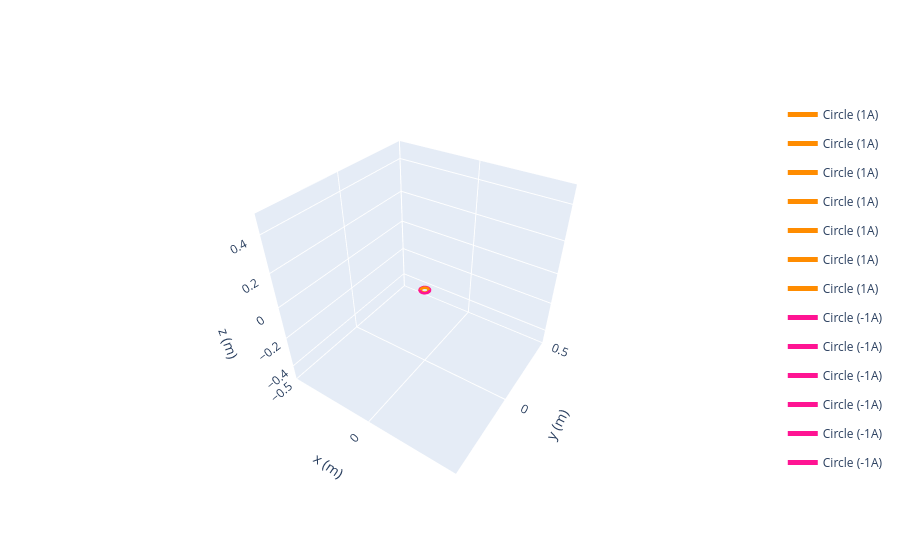

The cell this chart's notebook holds for it:
### Code cell
# ============================================================
# POSM MOT COIL PCB — NEW MECHANICAL DESIGN
# Magpylib 3D visualization + axial magnetic-field calculation
# ============================================================

import numpy as np
import matplotlib.pyplot as plt
import magpylib as magpy

# Optional: install Plotly in your notebook environment if needed:
# %pip install plotly

# ------------------------------------------------------------
# 1. MECHANICAL DESIGN PARAMETERS
# ------------------------------------------------------------

BOARD_DIAMETER_MM = 55.0
OPENING_DIAMETER_MM = 35.0

INNER_RADIUS_MIN_MM = 18.0
INNER_RADIUS_MAX_MM = 22.0

OUTER_RADIUS_MIN_MM = 23.0
OUTER_RADIUS_MAX_MM = 27.0

TURNS_PER_WINDING = 7
TRACE_WIDTH_MM = 0.30
TRACE_SPACING_MM = 0.30
TRACE_PITCH_MM = TRACE_WIDTH_MM + TRACE_SPACING_MM

CURRENT_A = 1.0

# Ideal loop centerlines, leaving half a trace width
# between the trace edge and each winding-band boundary.
inner_radii = np.linspace(
    INNER_RADIUS_MIN_MM + TRACE_WIDTH_MM / 2,
    INNER_RADIUS_MAX_MM - TRACE_WIDTH_MM / 2,
    TURNS_PER_WINDING
)

outer_radii = np.linspace(
    OUTER_RADIUS_MIN_MM + TRACE_WIDTH_MM / 2,
    OUTER_RADIUS_MAX_MM - TRACE_WIDTH_MM / 2,
    TURNS_PER_WINDING
)

print("=== MECHANICAL DESIGN ===")
print(f"Board diameter: {BOARD_DIAMETER_MM:.1f} mm")
print(f"Beam opening diameter: {OPENING_DIAMETER_MM:.1f} mm")
print(f"Inner winding radii: {inner_radii.round(3)} mm")
print(f"Outer winding radii: {outer_radii.round(3)} mm")
print(f"Turns per winding: {TURNS_PER_WINDING}")
print(f"Trace width: {TRACE_WIDTH_MM:.2f} mm")
print(f"Nominal trace spacing: {TRACE_SPACING_MM:.2f} mm")
print(f"Test current: {CURRENT_A:.2f} A")

# ------------------------------------------------------------
# 2. CREATE IDEAL CIRCULAR CURRENT LOOPS
# ------------------------------------------------------------
# IMPORTANT:
# These are ideal concentric loops, not the exact routed PCB.
# Inner loops carry +I; outer loops carry -I.
# All loops are in the same plane at z = 0.

inner_sources = []
outer_sources = []

for radius_mm in inner_radii:
    coil = magpy.current.Circle(
        current=+CURRENT_A,
        diameter=2 * radius_mm * 1e-3,
        position=(0, 0, 0)
    )
    coil.style.color = "darkorange"
    inner_sources.append(coil)

for radius_mm in outer_radii:
    coil = magpy.current.Circle(
        current=-CURRENT_A,
        diameter=2 * radius_mm * 1e-3,
        position=(0, 0, 0)
    )
    coil.style.color = "deeppink"
    outer_sources.append(coil)

sources = inner_sources + outer_sources

# ------------------------------------------------------------
# 3. 3D VISUALIZATION OF THE WINDINGS
# ------------------------------------------------------------

print("\nOpening 3D winding visualization...")

magpy.show(
    sources,
    backend="plotly"
)

# ------------------------------------------------------------
# 4. CALCULATE AXIAL MAGNETIC FIELD
# ------------------------------------------------------------
# Magpylib uses meters for position and tesla for B.
# Convert results to gauss for reporting.

def axial_field_T(z_mm):
    """Return total axial magnetic field Bz in tesla."""
    observer = np.array([0.0, 0.0, z_mm * 1e-3])

    total_bz_T = 0.0

    for coil in sources:
        field = coil.getB(observer)
        total_bz_T += field[2]

    return total_bz_T


def axial_gradient_G_per_cm(z_mm, step_mm=0.01):
    """Numerically calculate dBz/dz in gauss per centimeter."""
    b_plus = axial_field_T(z_mm + step_mm)
    b_minus = axial_field_T(z_mm - step_mm)

    dz_m = 2 * step_mm * 1e-3

    gradient_T_per_m = (b_plus - b_minus) / dz_m

    # 1 T/m = 100 G/cm
    return gradient_T_per_m * 100


# ------------------------------------------------------------
# 5. FIND AN AXIAL ZERO CROSSING
# ------------------------------------------------------------

z_values_mm = np.linspace(0, 35, 1401)
bz_values_G = np.array([
    axial_field_T(z) * 1e4 for z in z_values_mm
])

zero_points_mm = []

for i in range(len(z_values_mm) - 1):
    b1 = bz_values_G[i]
    b2 = bz_values_G[i + 1]

    if b1 == 0:
        zero_points_mm.append(z_values_mm[i])
    elif b1 * b2 < 0:
        # Linear interpolation between adjacent samples
        z1 = z_values_mm[i]
        z2 = z_values_mm[i + 1]

        z_zero = z1 - b1 * (z2 - z1) / (b2 - b1)
        zero_points_mm.append(z_zero)

print("\n=== AXIAL FIELD RESULTS ===")

if zero_points_mm:
    for index, z_zero in enumerate(zero_points_mm, start=1):
        gradient = axial_gradient_G_per_cm(z_zero)

        print(f"Zero crossing {index}: {z_zero:.3f} mm above PCB")
        print(f"Axial gradient there: {gradient:.6f} G/cm")

        if 10 <= abs(gradient) <= 20:
            print("Gradient magnitude is within 10–20 G/cm.")
        else:
            print("Gradient magnitude is outside 10–20 G/cm.")

        print()
else:
    print("No axial zero crossing found between 0 and 35 mm.")

# Field and gradient at the original 6 mm target
target_height_mm = 6.0

target_bz_G = axial_field_T(target_height_mm) * 1e4
target_gradient = axial_gradient_G_per_cm(target_height_mm)

print(f"At {target_height_mm:.1f} mm:")
print(f"Bz = {target_bz_G:.6f} G")
print(f"dBz/dz = {target_gradient:.6f} G/cm")

# ------------------------------------------------------------
# 6. PLOT AXIAL MAGNETIC FIELD
# ------------------------------------------------------------

plt.figure(figsize=(10, 6))

plt.plot(
    z_values_mm,
    bz_values_G,
    label="Axial field Bz",
    linewidth=2
)

plt.axhline(0, color="black", linewidth=1)

plt.axvline(
    target_height_mm,
    color="blue",
    linestyle="--",
    label=f"Original target: {target_height_mm:g} mm"
)

for z_zero in zero_points_mm:
    plt.axvline(
        z_zero,
        color="red",
        linestyle=":",
        label=f"Zero crossing: {z_zero:.2f} mm"
    )

plt.xlabel("Height above PCB (mm)")
plt.ylabel("Axial magnetic field Bz (G)")
plt.title("Ideal Circular-Loop Model: Axial Magnetic Field")
plt.grid(True, alpha=0.3)
plt.legend()
plt.tight_layout()
plt.show()

# ------------------------------------------------------------
# 7. PLOT AXIAL GRADIENT
# ------------------------------------------------------------

gradient_values = np.array([
    axial_gradient_G_per_cm(z) for z in z_values_mm[1:-1]
])
gradient_z = z_values_mm[1:-1]

plt.figure(figsize=(10, 6))

plt.plot(
    gradient_z,
    gradient_values,
    label="Axial gradient dBz/dz",
    linewidth=2
)

plt.axhline(10, color="green", linestyle="--", label="+10 G/cm")
plt.axhline(-10, color="green", linestyle="--", label="-10 G/cm")
plt.axhline(20, color="orange", linestyle=":", label="+20 G/cm")
plt.axhline(-20, color="orange", linestyle=":", label="-20 G/cm")
plt.axhline(0, color="black", linewidth=1)

plt.xlabel("Height above PCB (mm)")
plt.ylabel("Axial gradient (G/cm)")
plt.title("Ideal Circular-Loop Model: Axial Field Gradient")
plt.grid(True, alpha=0.3)
plt.legend()
plt.tight_layout()
plt.show()
